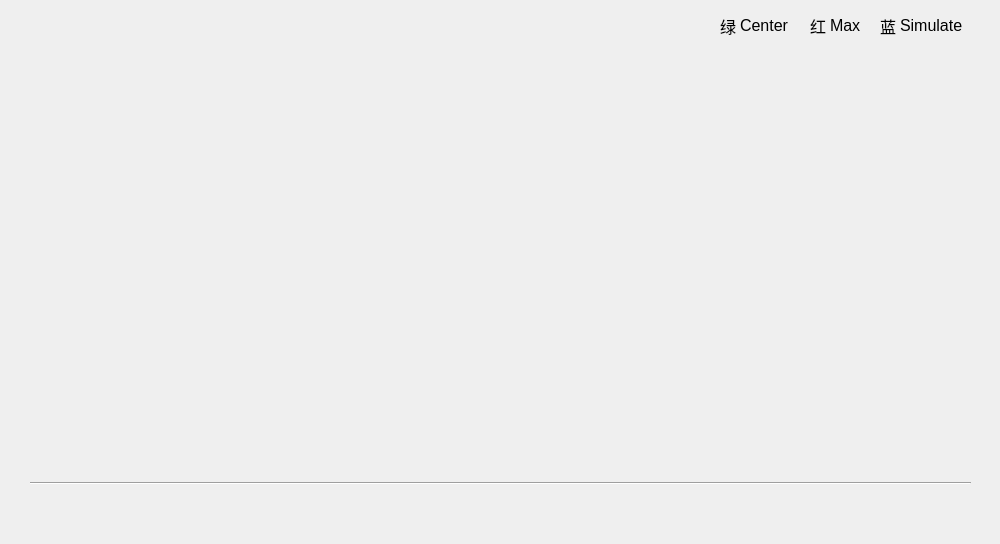
<?xml version="1.0" encoding="UTF-8"?>
<ui version="4.0">
 <class>MainWindow</class>
 <widget class="QMainWindow" name="MainWindow">
  <property name="geometry">
   <rect>
    <x>0</x>
    <y>0</y>
    <width>1000</width>
    <height>544</height>
   </rect>
  </property>
  <property name="windowTitle">
   <string>机器人粒子滤波定位</string>
  </property>
  <widget class="QWidget" name="centralWidget">
   <widget class="QwtPlot" name="qwtPlot">
    <property name="geometry">
     <rect>
      <x>10</x>
      <y>20</y>
      <width>961</width>
      <height>451</height>
     </rect>
    </property>
    <property name="propertiesDocument" stdset="0">
     <string/>
    </property>
   </widget>
   <widget class="Line" name="line">
    <property name="geometry">
     <rect>
      <x>30</x>
      <y>475</y>
      <width>941</width>
      <height>16</height>
     </rect>
    </property>
    <property name="orientation">
     <enum>Qt::Horizontal</enum>
    </property>
   </widget>
   <widget class="QLabel" name="label_20">
    <property name="geometry">
     <rect>
      <x>740</x>
      <y>10</y>
      <width>51</width>
      <height>31</height>
     </rect>
    </property>
    <property name="font">
     <font>
      <pointsize>12</pointsize>
     </font>
    </property>
    <property name="text">
     <string>Center</string>
    </property>
   </widget>
   <widget class="QLabel" name="label_21">
    <property name="geometry">
     <rect>
      <x>830</x>
      <y>10</y>
      <width>51</width>
      <height>31</height>
     </rect>
    </property>
    <property name="font">
     <font>
      <pointsize>12</pointsize>
     </font>
    </property>
    <property name="text">
     <string>Max</string>
    </property>
   </widget>
   <widget class="QLabel" name="label_22">
    <property name="geometry">
     <rect>
      <x>900</x>
      <y>10</y>
      <width>71</width>
      <height>31</height>
     </rect>
    </property>
    <property name="font">
     <font>
      <pointsize>12</pointsize>
     </font>
    </property>
    <property name="text">
     <string>Simulate</string>
    </property>
   </widget>
   <widget class="QLabel" name="label_23">
    <property name="geometry">
     <rect>
      <x>720</x>
      <y>10</y>
      <width>21</width>
      <height>31</height>
     </rect>
    </property>
    <property name="font">
     <font>
      <pointsize>12</pointsize>
     </font>
    </property>
    <property name="text">
     <string>绿</string>
    </property>
   </widget>
   <widget class="QLabel" name="label_24">
    <property name="geometry">
     <rect>
      <x>810</x>
      <y>10</y>
      <width>21</width>
      <height>31</height>
     </rect>
    </property>
    <property name="font">
     <font>
      <pointsize>12</pointsize>
     </font>
    </property>
    <property name="text">
     <string>红</string>
    </property>
   </widget>
   <widget class="QLabel" name="label_25">
    <property name="geometry">
     <rect>
      <x>880</x>
      <y>10</y>
      <width>21</width>
      <height>31</height>
     </rect>
    </property>
    <property name="font">
     <font>
      <pointsize>12</pointsize>
     </font>
    </property>
    <property name="text">
     <string>蓝</string>
    </property>
   </widget>
  </widget>
 </widget>
 <customwidgets>
  <customwidget>
   <class>QwtPlot</class>
   <extends>QFrame</extends>
   <header>qwt_plot.h</header>
  </customwidget>
 </customwidgets>
 <resources/>
 <connections/>
</ui>
